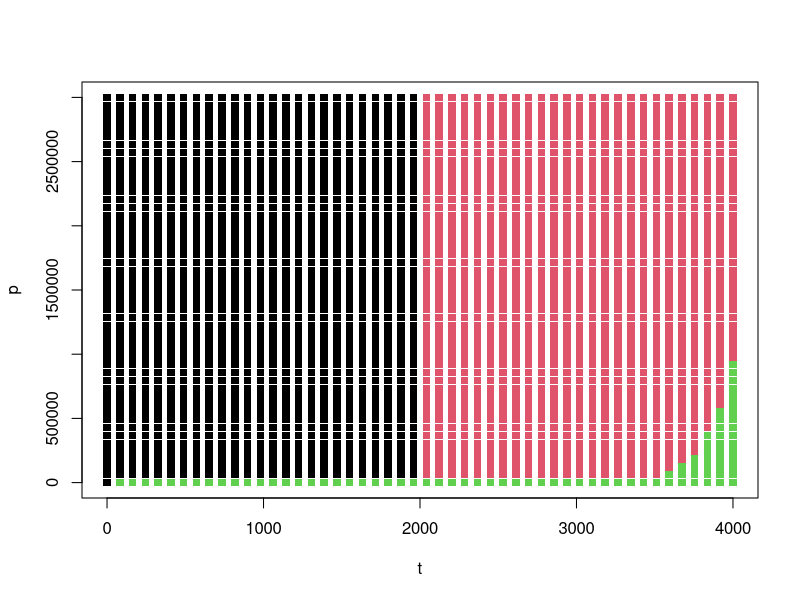
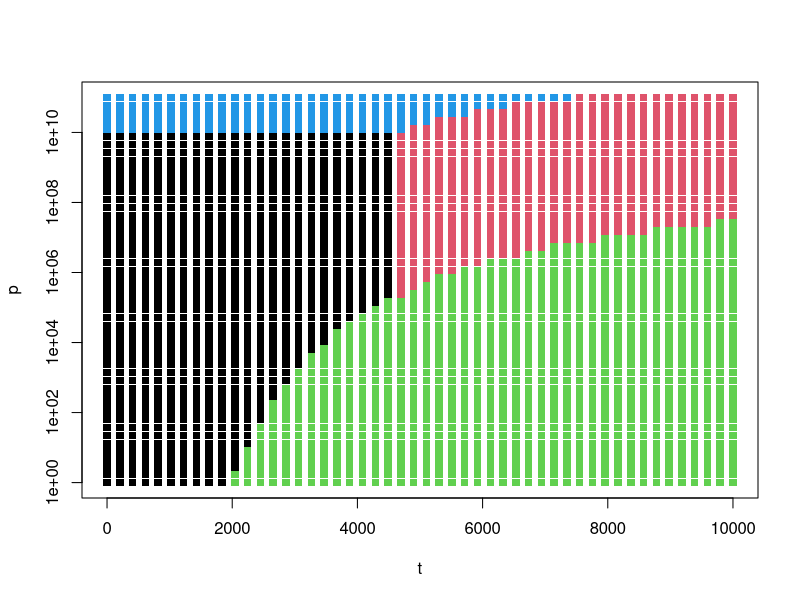
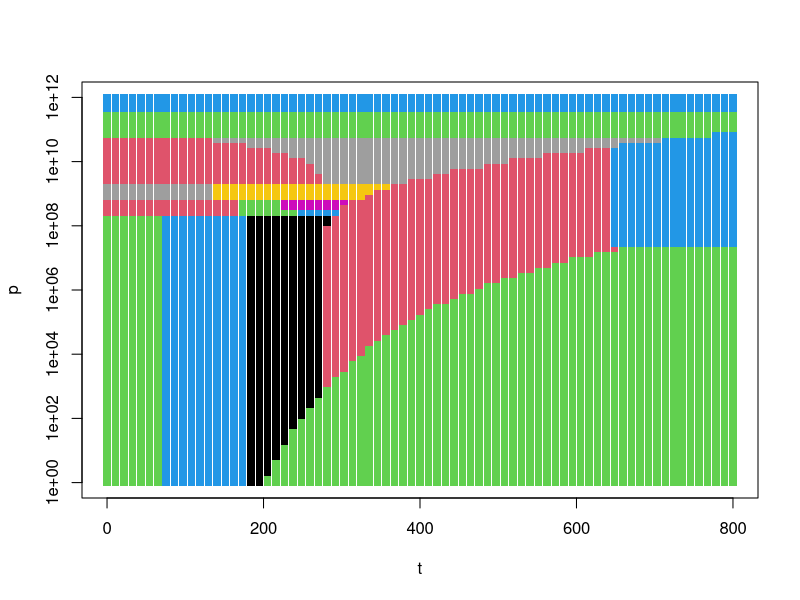

These charts were generated, in order, by the following R code: (Note: this script raises an error after producing the figures.)




    get_basic_phase = function(
        p, # current pressure
        t, # current temperature
        p0,# triple point pressure
        t0,# triple point temperature
        pc,# critical point pressure
        tc,# critical point temperature
        pf,# freezing point pressure
        tf,# freezing point temperature
        L, # latent heat of vaporization at boiling point
        M, # molar mass
        a, # simon glatzel slope
        c, # simon glatzel exponent
        has_simon_glatzel_parameters,
        has_critical_point
    ){
        Ru = 8.3144598
        R = Ru/M
        m = -(R/L)
        b = if(has_critical_point) (1/tc - m * log(pc)) else (1/t0 - m * log(p0))
        A = (tf-t0) / (pf-p0)
        if (t > tc && p > pc && has_critical_point)
        {
            return(3);
        }
        else if ( t > 1/(m*log(p)+b) )
        {
            return(2);
        }
        else if ( t > ( t0 * max((p-p0)/a + 1, 0)^(1/c) ) && has_simon_glatzel_parameters )
        {
            return(1);
        }
        else if ( t > t0 + A*p && !has_simon_glatzel_parameters ) # linear relation, for when simon glatzel exponent can't be determined
        {
            return(1);
        }
        else
        {
            return(0);
        }
    }
p=rep(seq(0.0,3e6,length=50), times=50)
t=rep(seq(0.0,4e3,length=50), each=50)

                                                 # p,    t,    p0,       t0,       pc,       tc,      pf,     tf,      L (J/kg)   M,          a,        c
phase=sapply(seq(p), function(i){ get_basic_phase( p[i], t[i], 7.04e3  , 13.84   , 1300e3  , 33.20  , 101e3 , 13.99  , 447000   , 0.002016  , 274.22e5, 1.74407 , TRUE  ,  TRUE  )}) # Hydrogen          
phase=sapply(seq(p), function(i){ get_basic_phase( p[i], t[i], 5.048e3 , 2.1768  , 227e3   , 5.19   , 101e3 , 0.95   , 20700    , 0.004     , 50.96e5 , 1.5602  , TRUE  ,  TRUE  )}) # Helium            
phase=sapply(seq(p), function(i){ get_basic_phase( p[i], t[i], 12.6e3  , 63.1604 , 3390e3  , 126.2  , 101e3 , 63.15  , 199000   , 0.028     , 1607e5  , 1.7910  , TRUE  ,  TRUE  )}) # Nitrogen          
phase=sapply(seq(p), function(i){ get_basic_phase( p[i], t[i], 0.152e3 , 54.383  , 5050e3  , 154.6  , 101e3 , 54.36  , 213000   , 0.032     , 2733e5  , 1.7425  , TRUE  ,  TRUE  )}) # Oxygen            
phase=sapply(seq(p), function(i){ get_basic_phase( p[i], t[i], 68.9e3  , 83.812  , 4870e3  , 150.8  , 101e3 , 83.8   , 163000   , 0.040     , 2114e5  , 1.593   , TRUE  ,  TRUE  )}) # Argon 
phase=sapply(seq(p), function(i){ get_basic_phase( p[i], t[i], 1       , 1811    , 5100e5  , 8500   , 101e3 , 1811   , 6340000  , 0.056     , 1.07e11 , 1.76    , TRUE  ,  TRUE  )}) # Iron                 lower bound for Pc is based on critical point of gold
phase=sapply(seq(p), function(i){ get_basic_phase( p[i], t[i], 11.7e3  , 90.66   , 4640e3  , 190.8  , 101e3 , 90.68  , 511000   , 0.016     , 2080e5  , 1.698   , TRUE  ,  TRUE  )}) # Methane           
phase=sapply(seq(p), function(i){ get_basic_phase( p[i], t[i], 6.060e3 , 195.30  , 11280e3 , 405.5  , 101e3 , 195.4  , 1369000  , 0.017     , 5270e5  , 4.3     , TRUE  ,  TRUE  )}) # Ammonia           
phase=sapply(seq(p), function(i){ get_basic_phase( p[i], t[i], 0.0014e3, 90.35   , 4890e3  , 305.3  , 101e3 , 90.36  , 487645.2 , 0.03      , 0       , 0       , FALSE ,  TRUE  )}) # Ethane            
phase=sapply(seq(p), function(i){ get_basic_phase( p[i], t[i], 15.37e3 , 68.146  , 3500e3  , 132.85 , 101e3 , 68.15  , 216000   , 0.028     , 0       , 0       , FALSE ,  TRUE  )}) # Carbon Monoxide   
phase=sapply(seq(p), function(i){ get_basic_phase( p[i], t[i], 517e3   , 216.56  , 7380e3  , 304.19 , 101e3 , 216.6  , 205000   , 0.044     , 4000e5  , 2.60    , TRUE  ,  TRUE  )}) # Carbon Dioxide    
phase=sapply(seq(p), function(i){ get_basic_phase( p[i], t[i], 87.85e3 , 182.34  , 7240e3  , 309.5  , 101e3 , 182.2  , 376141.6 , 0.044     , 0       , 0       , FALSE ,  TRUE  )}) # Nitric Oxide     
phase=sapply(seq(p), function(i){ get_basic_phase( p[i], t[i], 1.67e3  , 197.69  , 7873e3  , 430.65 , 101e3 , 200.2  , 381464   , 0.064     , 0       , 0       , FALSE ,  TRUE  )}) # Sulfur dioxide    
phase=sapply(seq(p), function(i){ get_basic_phase( p[i], t[i], 0.1012e3, 89.54   , 3793e3  , 227.6  , 101e3 , 89.15  , 137000   , 0.088     , 0       , 0       , FALSE ,  TRUE  )}) # Tetraflouromethane
phase=sapply(seq(p), function(i){ get_basic_phase( p[i], t[i], 0.153e3 , 259.86  , 5400e3  , 456.65 , 101e3 , 259.7  , 1030000  , 0.026019  , 3080e5  , 3.6     , TRUE  ,  TRUE  )}) # Cyanide           
phase=sapply(seq(p), function(i){ get_basic_phase( p[i], t[i], 4.3e-4  , 150     , 6300e3  , 514    , 101e3 , 159.2  , 855000   , 0.046     , 10600e5 , 1.61    , TRUE  ,  TRUE  )}) # Ethanol           
phase=sapply(seq(p), function(i){ get_basic_phase( p[i], t[i], 71549032, 155.10  , 6788e3  , 410.3  , 101e3 , 181    , 393296   , 0.030     , 0       , 0       , FALSE ,  TRUE  )}) # Formaldehyde      
phase=sapply(seq(p), function(i){ get_basic_phase( p[i], t[i], 2.2e3   , 281.4   , 5810e3  , 588    , 101e3 , 281.5  , 437000   , 0.046     , 4100e5  , 5.2     , TRUE  ,  TRUE  )}) # Formic Acid       
phase=sapply(seq(p), function(i){ get_basic_phase( p[i], t[i], 0.0003  , 1983    , 1.7e8   , 5300   , 101e3 , 1983   , 11770e3  , 0.06008   , 0       , 0       , FALSE ,  TRUE  )}) # Silica 
#phase=sapply(seq(p), function(i){ get_basic_phase( p[i], t[i],         ,         ,         ,        ,       ,        , 8205e3   , 0.040304  ,         ,         , FALSE ,  TRUE  )}) # Magnesium Oxide
    plot(t,p,col=phase+1, pch=15)
                                                                                                                                                                                                         



# carbon has two solid phases
# one of them (diamond) is economically relevant
# so we give special attention to it

    get_carbon_phase = function(
        p,  # current pressure
        t   # current temperature
    ){
        Ru = (8.3144598);           # universal gas constant
        M  = (0.012);               # molar mass, kg/mol
        Lv = (29650000);            # specific latent heat of vaporization (J/kg)
        p0 = (0.2e6);               # triple point pressure (Pa)
        t0 = (4600);                # triple point temperature (K)
        R  = (Ru/M);                # individual gas constant
        mv = (-R/Lv);               # slope of clapeyron equation for vaporus
        bv = (1/t0 - mv * log(p0)); # intercept for clapeyron equation for vaporus
        ml = (-3.411e-5);           # slope of clapeyron equation repurposed for liquidus, estimated from phase diagram
        bl = (1e-3);                # intercept for clapeyron equation repurposed for liquidus, estimted from phase diagram
        if ( t > 1/(mv*log(p)+bv) && p<1e9)
        {
            return(2);
        }
        else if ( t < t0 && p < 1e10 )
        {
            return(0);
        }
        else if ( t > 1/(ml*log(p)+bl))
        {
            return(1);
        }
        else 
        {
            return(3);
        }
    }


p=rep(10^(seq(0.0,11,length=50)), times=50)
t=rep(seq(0.0,1e4,length=50), each=50)
phase=sapply(seq(p), function(i){ get_carbon_phase( p[i], t[i] )}) 
plot(t,p,col=phase+1, pch=15, log='y')



# Water occurs often in the universe, its one of the simplest compounds that can be made 
# from two of the most abundant elements in the universe
# It has many kinds of solid phases. We're used to ice1h, but ice1c occurs in clouds on earth,
# and ice 7 is common on other planets and moons, so we give its phase diagram special attention.
# Since it takes a long time to go back and revisit phase diagrams if an alteration is needed,
# We will attempt to represent all phases that are currently known to science.
# We don't expect we'll be using these, we just want to make sure we don't have to go through this again.
# Nevertheless, some phases are not very common so they will be represented only in a crude way. 
get_water_phase = function(
    p,  # current pressure
    t   # current temperature
){
    Ru = (8.3144598);          # universal gas constant
    M  = (0.0180153);          # molar mass, kg/mol
    L  = (22.6e5);             # specific latent heat of vaporization (J/kg)
    p0 = (0.6116e3);           # triple point pressure (Pa)
    t0 = (273.15);             # triple point temperature (K)
    R  = (Ru/M);               # individual gas constant
    m  = (-R/L);               # slope of clapeyron equation for vaporus
    b  = (1/t0 - m * log(p0)); # intercept for clapeyron equation for vaporus
    tc = (647.096);            # critical point temperature (K) 
    pc = (22.064e6);           # critical point pressure (Pa)
    a3 = (7070e5);             # slope for the simon and glatzwell equation
    c3 = (4.46);               # intercept for the simon and glatzwell equation
    if ( t > 1/(m*log(p)+b) && p<1e9)
    {
        if (t > tc && p > pc)
        {
            return(3); # supercritical
        }
        else
        {
            return(2); # liquid
        }
    }
    else if ( t > ( t0 * max((p-p0)/a3 + 1, 0)^(1/c3) ) )
    {
        if (t > tc && p > pc)
        {
            return(3); # supercritical
        }
        else
        {
            return(1); # liquid
        }
    }
    else if (p < 209.9e6 && t < 73.15)
    {
        return(2); #11
    }
    else if (p < 209.9e6 && t < 173.15)
    {
        return(3); #1c
    }
    else if (p < 209.9e6)
    {
        return(0); #1h
    }
    else if (p < 632.4e6 && t < 170)
    {
        return(9); #9
    }
    else if (p < 350.1e6 && t > 238.5)
    {
        return(3); #3
    }
    else if (350.1e6 < p && p < 632.4e6 && t > 218)
    {
        return(5); #5
    }
    else if (p < 632.4e6)
    {
        return(2); #2
    }
    else if (p < 2.216e9 && t < 130)
    {
        return(15); #15
    }
    else if (p < 2.216e9)
    {
        return(6); #6
    }
    else if (p < 62e9 && (t-100)/(278-100) < (p-62e9)/(2.1e9-62e9))
    {
        return(1); #8
    }
    else if (p < 62e9)
    {
        return(7); #7
    }
    else if (p < 350e9)
    {
        return(10); #10
    }
    else 
    {
        return(11);
    }
}

p=rep(10^(seq(0,12,length=75)), times=75)
t=rep(seq(0.0,800,length=75), each=75)
phase=sapply(seq(p), function(i){ get_water_phase( p[i], t[i] )})
plot(t,p,col=phase+1, pch=15, log='y')






    # Metamorphic facies are like phases of matter for rocks.
    # Rocks are complex assortments of mineral grains. 
    # Each mineral has its own phase diagram, 
    # but there are many kinds of minerals and their phase diagrams are poorly documented. 
    # However the phase diagrams for minerals share some consistencies,
    # and these consistencies allow us to make predictions about what an earth-like rock will look like
    # when submitted to a given pressure and temperature.
    # This will apply to any rock that is composed of minerals commonly found on earth.
    get_metamorphic_facies = function(p, t)
    {
        pt = c(p,t) / c(2e8, 100);
        if ( sqrt(sum((pt_scaled-c(0,2.65))^2)) < 0.011 )
        {
            return(0) # igneous_or_sediment;
        }
        else if ( sqrt(sum((pt_scaled-c(0,2.65))^2)) < 2.0 )
        {
            return(1) # sedimentary;
        }
        else if( sqrt(sum((pt_scaled-c(0,2.65))^2)) < 3.0 )
        {
            return(2) # zeolite;
        }
        else if( sqrt(sum((pt_scaled-c(9.1,-4.8))^2)) < 11.5 )
        {
            return(4) # blueschist;
        }
        else if( sqrt(sum((pt_scaled-c(13.5,7.1))^2)) < 7.4 )
        {
            return(5) # eclogite;
        }
        else if( sqrt(sum((pt_scaled-c(-9.2,7.6))^2)) < 10.5 )
        {
            return(6) # hornfels;
        }
        else if( sqrt(sum((pt_scaled-c(0.9,-9.2))^2)) < 15.4 )
        {
            return(7) # prehnite_pumpellyte;
        }
        else if( sqrt(sum((pt_scaled-c(5.9,-8.15))^2)) < 15.6 )
        {
            return(2) # greenschist;
        }
        else if( sqrt(sum((pt_scaled-c(6.6, -11.8))^2)) < 19.8 )
        {
            return(9) # epidote_amphibiolite;
        }
        else if( sqrt(sum((pt_scaled-c(6.1,-0.75))^2)) < 10.5 )
        {
            return(10) # amphibolite;
        }
        else
        {
            return(11) # granulite;
        }
    }


p=rep((seq(0,20e8,length=75)), times=75)
t=rep(seq(0,1000,length=75), each=75)
phase=sapply(seq(p), function(i){ get_metamorphic_facies( p[i], t[i]+273.15 )})
plot(t,-p,col=phase+1, pch=15, xlab='temperature (C)')